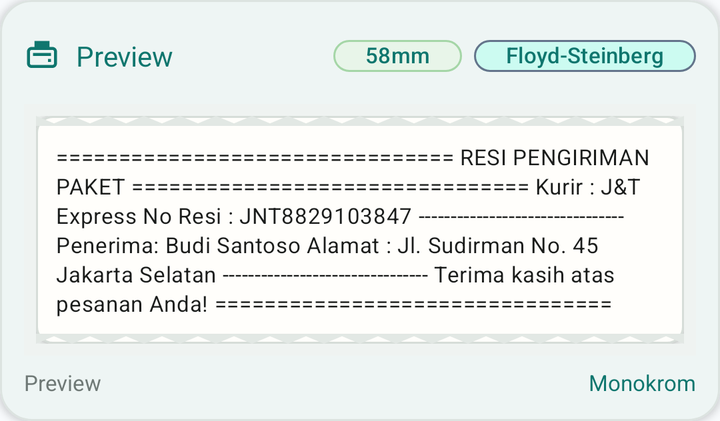
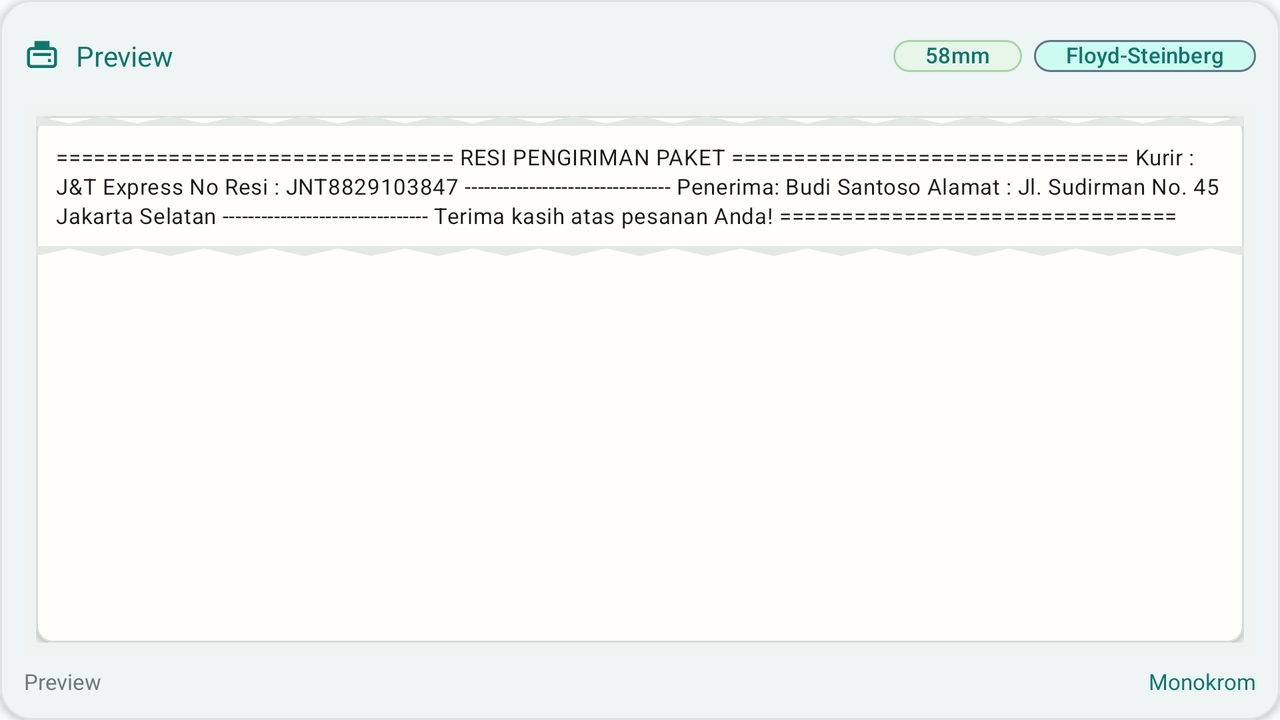

One screen, two layout resources from the same app: the default and the repository's alternative for another configuration. Each is rendered where Android would select it; the XML of both is given below.
<!-- AndroidManifest.xml: application theme Theme.NetraPrint -->
<!-- res/layout/view_thermal_preview.xml -->
<?xml version="1.0" encoding="utf-8"?>
<com.google.android.material.card.MaterialCardView xmlns:android="http://schemas.android.com/apk/res/android"
    xmlns:app="http://schemas.android.com/apk/res-auto"
    xmlns:tools="http://schemas.android.com/tools"
    android:id="@+id/cardThermalPreview"
    android:layout_width="match_parent"
    android:layout_height="wrap_content"
    app:cardBackgroundColor="#FFFFFF"
    app:cardCornerRadius="16dp"
    app:cardElevation="2dp"
    app:strokeColor="#DCE3E0"
    app:strokeWidth="1dp">

    <LinearLayout
        android:layout_width="match_parent"
        android:layout_height="wrap_content"
        android:orientation="vertical"
        android:padding="12dp">

        
        <LinearLayout
            android:layout_width="match_parent"
            android:layout_height="wrap_content"
            android:gravity="center_vertical"
            android:orientation="horizontal">

            <ImageView
                android:layout_width="18dp"
                android:layout_height="18dp"
                android:src="@drawable/ic_print"
                app:tint="#0F766E"
                android:importantForAccessibility="no"/>

            <TextView
                android:layout_width="0dp"
                android:layout_height="wrap_content"
                android:layout_marginStart="8dp"
                android:layout_weight="1"
                android:text="@string/pratinjau_roll_wysiwyg"
                android:textColor="#0F766E"
                android:textAppearance="@style/TextAppearance.NetraPrint.BodyMedium" />

            
            <com.google.android.material.chip.Chip
                android:id="@+id/chipPaperWidth"
                style="@style/Widget.Material3.Chip.Assist"
                android:layout_width="wrap_content"
                android:layout_height="32dp"
                android:clickable="true"
                android:focusable="true"
                android:text="@string/txt_58mm_32_cpl"
                android:textColor="#0F766E"
                android:textSize="11sp"
                app:chipBackgroundColor="#E8F5E9"
                app:chipCornerRadius="10dp"
                app:chipStrokeColor="#A5D6A7"
                app:chipStrokeWidth="1dp" />

            
            <com.google.android.material.chip.Chip
                android:id="@+id/chipDitherMode"
                style="@style/Widget.Material3.Chip.Assist"
                android:layout_width="wrap_content"
                android:layout_height="32dp"
                android:layout_marginStart="6dp"
                android:clickable="true"
                android:focusable="true"
                android:text="@string/floyd_steinberg"
                android:textColor="#0F766E"
                android:textSize="11sp"
                app:chipBackgroundColor="#CCFBF1"
                app:chipCornerRadius="10dp"
                app:chipStrokeColor="#64748B"
                app:chipStrokeWidth="1dp" />

        </LinearLayout>

        
        <FrameLayout
            android:layout_width="match_parent"
            android:layout_height="wrap_content"
            android:layout_marginTop="8dp"
            android:background="#EFF3F1"
            android:padding="6dp">

            <LinearLayout
                android:id="@+id/thermalPaperRollContainer"
                android:layout_width="match_parent"
                android:layout_height="wrap_content"
                android:background="@drawable/bg_receipt_paper"
                android:elevation="2dp"
                android:orientation="vertical">

                
                <ImageView
                    android:layout_width="match_parent"
                    android:layout_height="5dp"
                    android:scaleType="fitXY"
                    android:src="@drawable/ic_receipt_tear_edge"
                    android:importantForAccessibility="no"/>

                
                <LinearLayout
                    android:layout_width="match_parent"
                    android:layout_height="wrap_content"
                    android:orientation="vertical"
                    android:paddingHorizontal="10dp"
                    android:paddingVertical="8dp">

                    
                    <ImageView
                        android:id="@+id/ivThermalPreviewImage"
                        android:layout_width="match_parent"
                        android:layout_height="wrap_content"
                        android:adjustViewBounds="true"
                        android:scaleType="fitCenter"
                        android:visibility="gone"
                        tools:src="@tools/sample/avatars"
                        tools:visibility="visible"
                        android:contentDescription="@string/pratinjau_cetak_thermal"/>

                    
                    <TextView
                        android:id="@+id/tvThermalPreviewText"
                        android:layout_width="match_parent"
                        android:layout_height="wrap_content"
                        android:fontFamily="monospace"
                        android:letterSpacing="0.02"
                        android:lineSpacingExtra="1.5dp"
                        android:maxLines="7"
                        android:ellipsize="end"
                        android:text="@string/resi_pengiriman_paket_kurir_j_t_express_no_resi_jnt8829103847_penerima_budi_santoso_alamat_jl_sudirman_no_45_jakarta_selatan_terima_kasih_atas_pesanan_anda"
                        android:textColor="#1A1C1B"
                        android:textAppearance="@style/TextAppearance.NetraPrint.LabelSmall" />

                </LinearLayout>

                
                <ImageView
                    android:layout_width="match_parent"
                    android:layout_height="5dp"
                    android:scaleType="fitXY"
                    android:src="@drawable/ic_receipt_tear_edge_bottom"
                    android:importantForAccessibility="no"/>

            </LinearLayout>

        </FrameLayout>

        
        <LinearLayout
            android:layout_width="match_parent"
            android:layout_height="wrap_content"
            android:layout_marginTop="6dp"
            android:gravity="center_vertical"
            android:orientation="horizontal">

            <TextView
                android:id="@+id/tvThermalPreviewInfo"
                android:layout_width="0dp"
                android:layout_height="wrap_content"
                android:layout_weight="1"
                android:text="@string/pratinjau_fisik_nyata_384_dots_203_dpi"
                android:textColor="#6F7976"
                android:textAppearance="@style/TextAppearance.NetraPrint.LabelSmall" />

            <TextView
                android:id="@+id/tvThermalPreviewZoomHint"
                android:layout_width="wrap_content"
                android:layout_height="wrap_content"
                android:text="@string/monokrom_1_bit_esc_pos"
                android:textColor="#0F766E"
                android:textAppearance="@style/TextAppearance.NetraPrint.LabelSmall" />

        </LinearLayout>

    </LinearLayout>

</com.google.android.material.card.MaterialCardView>
<!-- resources referenced by this layout -->
<resources>
  <!-- drawable bg_receipt_paper (drawable) -->
  <?xml version="1.0" encoding="utf-8"?>
  <shape xmlns:android="http://schemas.android.com/apk/res/android"
      android:shape="rectangle">
      <solid android:color="#FFFEFB" />
      <stroke
          android:width="1dp"
          android:color="#D6DDD8" />
      <corners android:radius="8dp" />
  </shape>
  <string name="floyd_steinberg">Floyd-Steinberg</string>
  <string name="monokrom_1_bit_esc_pos">Monokrom</string>
  <string name="pratinjau_cetak_thermal">Pratinjau cetak thermal</string>
  <string name="pratinjau_fisik_nyata_384_dots_203_dpi">Preview</string>
  <string name="pratinjau_roll_wysiwyg">Preview</string>
  <string name="resi_pengiriman_paket_kurir_j_t_express_no_resi_jnt8829103847_penerima_budi_santoso_alamat_jl_sudirman_no_45_jakarta_selatan_terima_kasih_atas_pesanan_anda">================================
     RESI PENGIRIMAN PAKET
  ================================
  Kurir   : J&amp;T Express
  No Resi : JNT8829103847
  --------------------------------
  Penerima: Budi Santoso
  Alamat  : Jl. Sudirman No. 45
            Jakarta Selatan
  --------------------------------
  Terima kasih atas pesanan Anda!
  ================================</string>
  <string name="txt_58mm_32_cpl">58mm</string>
  <style name="TextAppearance.NetraPrint.BodyMedium" parent="@style/TextAppearance.NetraPrint" tools:ignore="NewApi">
          <item name="android:textSize">14sp</item>
          <item name="android:textColor">#334155</item>
          <item name="android:textFontWeight">500</item>
      </style>
  <style name="TextAppearance.NetraPrint.LabelSmall" parent="@style/TextAppearance.NetraPrint" tools:ignore="NewApi">
          <item name="android:textSize">11sp</item>
          <item name="android:textFontWeight">500</item>
      </style>
  <style name="Theme.NetraPrint" parent="Base.Theme.NetraPrint" />
  <style name="TextAppearance.NetraPrint" parent="@android:style/TextAppearance" tools:ignore="NewApi">
          <item name="android:fontFamily">sans-serif</item>
          <item name="android:textFontWeight">400</item>
      </style>
  <color name="md_theme_light_background">#F8FAFC</color>
  <color name="md_theme_light_primary">#0F766E</color>
  <color name="md_theme_light_onPrimary">#FFFFFF</color>
  <color name="md_theme_light_primaryContainer">#CCFBF1</color>
  <color name="md_theme_light_onPrimaryContainer">#134E4A</color>
  <color name="md_theme_light_secondary">#0D9488</color>
  <color name="md_theme_light_onSecondary">#FFFFFF</color>
  <color name="md_theme_light_secondaryContainer">#CCFBF1</color>
  <color name="md_theme_light_onSecondaryContainer">#134E4A</color>
  <color name="md_theme_light_tertiary">#14B8A6</color>
  <color name="md_theme_light_onTertiary">#00372E</color>
  <color name="md_theme_light_error">#BA1A1A</color>
  <color name="md_theme_light_onError">#FFFFFF</color>
  <color name="md_theme_light_onBackground">#191C1B</color>
  <color name="md_theme_light_surface">#FFFFFF</color>
  <color name="md_theme_light_onSurface">#191C1B</color>
  <color name="md_theme_light_surfaceVariant">#F1F5F9</color>
  <color name="md_theme_light_onSurfaceVariant">#475569</color>
  <color name="md_theme_light_outline">#64748B</color>
  <style name="Theme.NetraPrint.BottomSheetDialog" parent="ThemeOverlay.Material3.BottomSheetDialog">
          <item name="bottomSheetStyle">@style/Widget.NetraPrint.BottomSheet</item>
      </style>
  <style name="Widget.NetraPrint.BottomSheet" parent="Widget.Material3.BottomSheet">
          <item name="shapeAppearance">@style/ShapeAppearance.NetraPrint.BottomSheet</item>
          <item name="backgroundTint">@android:color/transparent</item>
      </style>
  <style name="ShapeAppearance.NetraPrint.BottomSheet" parent="ShapeAppearance.Material3.Corner.Large">
          <item name="cornerSizeTopLeft">28dp</item>
          <item name="cornerSizeTopRight">28dp</item>
          <item name="cornerSizeBottomLeft">0dp</item>
          <item name="cornerSizeBottomRight">0dp</item>
      </style>
  <!-- some entries are left out for length -->
</resources>
<!-- res/layout-land/view_thermal_preview.xml (the repository's variant of the layout above) -->
<!-- drawn on the phone turned sideways -->
<?xml version="1.0" encoding="utf-8"?>
<com.google.android.material.card.MaterialCardView xmlns:android="http://schemas.android.com/apk/res/android"
    xmlns:app="http://schemas.android.com/apk/res-auto"
    xmlns:tools="http://schemas.android.com/tools"
    android:id="@+id/cardThermalPreview"
    android:layout_width="match_parent"
    android:layout_height="match_parent"
    app:cardBackgroundColor="#FFFFFF"
    app:cardCornerRadius="16dp"
    app:cardElevation="2dp"
    app:strokeColor="#DCE3E0"
    app:strokeWidth="1dp">

    <LinearLayout
        android:layout_width="match_parent"
        android:layout_height="match_parent"
        android:orientation="vertical"
        android:padding="12dp">

        <LinearLayout
            android:layout_width="match_parent"
            android:layout_height="wrap_content"
            android:gravity="center_vertical"
            android:orientation="horizontal">

            <ImageView
                android:layout_width="18dp"
                android:layout_height="18dp"
                android:importantForAccessibility="no"
                android:src="@drawable/ic_print"
                app:tint="#0F766E" />

            <TextView
                android:layout_width="0dp"
                android:layout_height="wrap_content"
                android:layout_marginStart="8dp"
                android:layout_weight="1"
                android:text="@string/pratinjau_roll_wysiwyg"
                android:textColor="#0F766E"
                android:textAppearance="@style/TextAppearance.NetraPrint.BodyMedium" />

            <com.google.android.material.chip.Chip
                android:id="@+id/chipPaperWidth"
                style="@style/Widget.Material3.Chip.Assist"
                android:layout_width="wrap_content"
                android:layout_height="32dp"
                android:clickable="true"
                android:focusable="true"
                android:text="@string/txt_58mm_32_cpl"
                android:textColor="#0F766E"
                android:textSize="11sp"
                app:chipBackgroundColor="#E8F5E9"
                app:chipCornerRadius="10dp"
                app:chipStrokeColor="#A5D6A7"
                app:chipStrokeWidth="1dp" />

            <com.google.android.material.chip.Chip
                android:id="@+id/chipDitherMode"
                style="@style/Widget.Material3.Chip.Assist"
                android:layout_width="wrap_content"
                android:layout_height="32dp"
                android:layout_marginStart="6dp"
                android:clickable="true"
                android:focusable="true"
                android:text="@string/floyd_steinberg"
                android:textColor="#0F766E"
                android:textSize="11sp"
                app:chipBackgroundColor="#CCFBF1"
                app:chipCornerRadius="10dp"
                app:chipStrokeColor="#64748B"
                app:chipStrokeWidth="1dp" />
        </LinearLayout>

        <FrameLayout
            android:layout_width="match_parent"
            android:layout_height="0dp"
            android:layout_marginTop="8dp"
            android:layout_weight="1"
            android:background="#EFF3F1"
            android:padding="6dp">

            <androidx.core.widget.NestedScrollView
                android:layout_width="match_parent"
                android:layout_height="match_parent"
                android:clipToPadding="false"
                android:fillViewport="true"
                android:scrollbars="vertical">

                <LinearLayout
                    android:id="@+id/thermalPaperRollContainer"
                    android:layout_width="match_parent"
                    android:layout_height="wrap_content"
                    android:background="@drawable/bg_receipt_paper"
                    android:elevation="2dp"
                    android:orientation="vertical">

                    <ImageView
                        android:layout_width="match_parent"
                        android:layout_height="5dp"
                        android:importantForAccessibility="no"
                        android:scaleType="fitXY"
                        android:src="@drawable/ic_receipt_tear_edge" />

                    <LinearLayout
                        android:layout_width="match_parent"
                        android:layout_height="wrap_content"
                        android:orientation="vertical"
                        android:paddingHorizontal="10dp"
                        android:paddingVertical="8dp">

                        <ImageView
                            android:id="@+id/ivThermalPreviewImage"
                            android:layout_width="match_parent"
                            android:layout_height="wrap_content"
                            android:adjustViewBounds="true"
                            android:contentDescription="@string/pratinjau_cetak_thermal"
                            android:scaleType="fitCenter"
                            android:visibility="gone"
                            tools:src="@tools/sample/avatars"
                            tools:visibility="visible" />

                        <TextView
                            android:id="@+id/tvThermalPreviewText"
                            android:layout_width="match_parent"
                            android:layout_height="wrap_content"
                            android:fontFamily="monospace"
                            android:letterSpacing="0.02"
                            android:lineSpacingExtra="1.5dp"
                            android:text="@string/resi_pengiriman_paket_kurir_j_t_express_no_resi_jnt8829103847_penerima_budi_santoso_alamat_jl_sudirman_no_45_jakarta_selatan_terima_kasih_atas_pesanan_anda"
                            android:textColor="#1A1C1B"
                            android:textAppearance="@style/TextAppearance.NetraPrint.LabelSmall" />
                    </LinearLayout>

                    <ImageView
                        android:layout_width="match_parent"
                        android:layout_height="5dp"
                        android:importantForAccessibility="no"
                        android:scaleType="fitXY"
                        android:src="@drawable/ic_receipt_tear_edge_bottom" />
                </LinearLayout>
            </androidx.core.widget.NestedScrollView>
        </FrameLayout>

        <LinearLayout
            android:layout_width="match_parent"
            android:layout_height="wrap_content"
            android:layout_marginTop="6dp"
            android:gravity="center_vertical"
            android:orientation="horizontal">

            <TextView
                android:id="@+id/tvThermalPreviewInfo"
                android:layout_width="0dp"
                android:layout_height="wrap_content"
                android:layout_weight="1"
                android:text="@string/pratinjau_fisik_nyata_384_dots_203_dpi"
                android:textColor="#6F7976"
                android:textAppearance="@style/TextAppearance.NetraPrint.LabelSmall" />

            <TextView
                android:id="@+id/tvThermalPreviewZoomHint"
                android:layout_width="wrap_content"
                android:layout_height="wrap_content"
                android:text="@string/monokrom_1_bit_esc_pos"
                android:textColor="#0F766E"
                android:textAppearance="@style/TextAppearance.NetraPrint.LabelSmall" />
        </LinearLayout>
    </LinearLayout>
</com.google.android.material.card.MaterialCardView>
